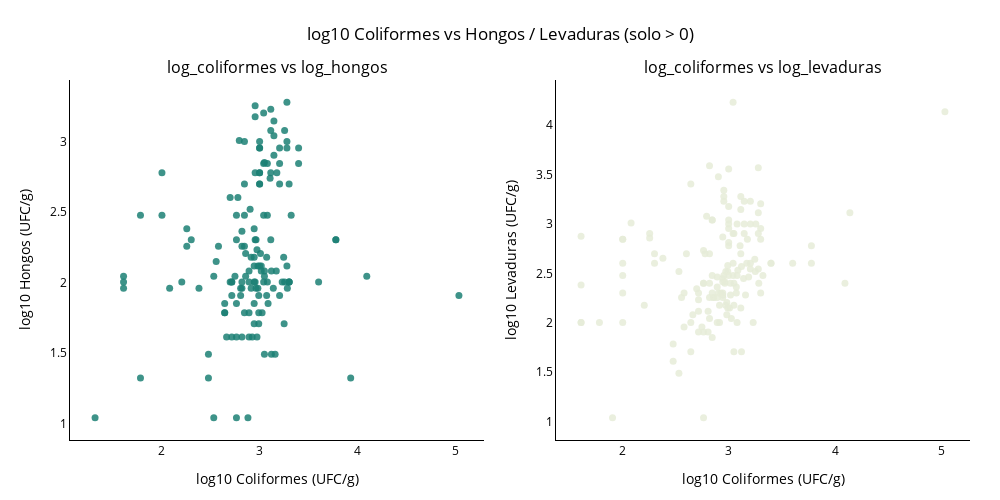

Notebook cell for this chart:
### Code cell
fig = scatter_1x2_corporativo(
    r,
    x_col="log_coliformes",
    y1_col="log_hongos",
    y2_col="log_levaduras",
    suptitle="log10 Coliformes vs Hongos / Levaduras (solo > 0)",
    #output_html=f"{ROOT_IMAGEN}/scatter_1x2_microorganismos.html"
)
fig.show()
s3.save_plotly_html(fig, "scatter_1x2_microorganismos.html")

### Figure 1 — Plotly figure (JSON) as saved in the notebook; plotly's stock layout.template omitted (floating-point values rounded to 4 significant figures; data arrays with more than 128 entries replaced by an {"elided": "..."} marker saying what was removed)
{"data": [{"marker": {"color": "#1C8074", "opacity": 0.85, "size": 7}, "mode": "markers", "name": "log_coliformes vs log_hongos", "showlegend": false, "type": "scatter", "x": {"elided": "148 float values"}, "xaxis": "x", "y": {"elided": "148 float values"}, "yaxis": "y"}, {"marker": {"color": "#E6ECD8", "opacity": 0.85, "size": 7}, "mode": "markers", "name": "log_coliformes vs log_levaduras", "showlegend": false, "type": "scatter", "x": {"elided": "153 float values"}, "xaxis": "x2", "y": {"elided": "153 float values"}, "yaxis": "y2"}], "layout": {"annotations": [{"font": {"size": 16}, "showarrow": false, "text": "log_coliformes vs log_hongos", "x": 0.23, "xanchor": "center", "xref": "paper", "y": 1, "yanchor": "bottom", "yref": "paper"}, {"font": {"size": 16}, "showarrow": false, "text": "log_coliformes vs log_levaduras", "x": 0.77, "xanchor": "center", "xref": "paper", "y": 1, "yanchor": "bottom", "yref": "paper"}], "font": {"color": "black"}, "height": 500, "legend": {"font": {"color": "black"}}, "margin": {"b": 60, "l": 70, "r": 30, "t": 80}, "paper_bgcolor": "rgba(0,0,0,0)", "plot_bgcolor": "rgba(0,0,0,0)", "title": {"text": "log10 Coliformes vs Hongos / Levaduras (solo > 0)", "x": 0.5}, "width": 1000, "xaxis": {"anchor": "y", "domain": [0, 0.46], "linecolor": "black", "showline": true, "tickfont": {"color": "black"}, "title": {"font": {"color": "black"}, "text": "log10 Coliformes (UFC/g)"}}, "xaxis2": {"anchor": "y2", "domain": [0.54, 1], "linecolor": "black", "showline": true, "tickfont": {"color": "black"}, "title": {"font": {"color": "black"}, "text": "log10 Coliformes (UFC/g)"}}, "yaxis": {"anchor": "x", "domain": [0, 1], "linecolor": "black", "showline": true, "tickfont": {"color": "black"}, "title": {"font": {"color": "black"}, "text": "log10 Hongos (UFC/g)"}}, "yaxis2": {"anchor": "x2", "domain": [0, 1], "linecolor": "black", "showline": true, "tickfont": {"color": "black"}, "title": {"font": {"color": "black"}, "text": "log10 Levaduras (UFC/g)"}}}}
